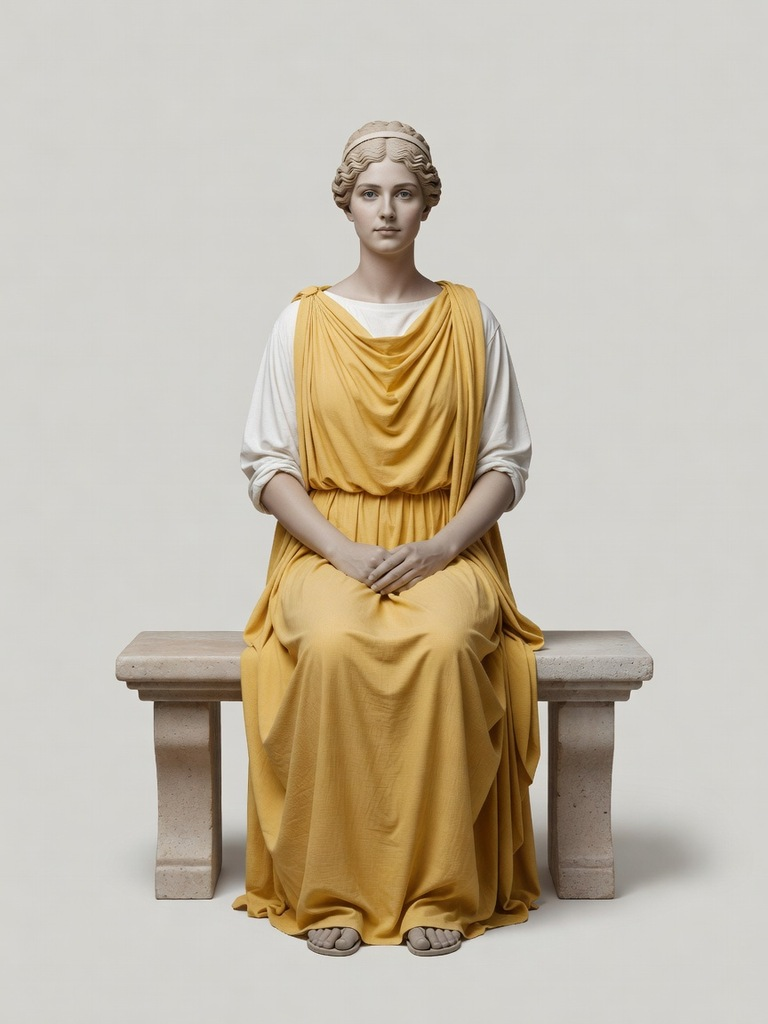
#> input picture games/colosseum/tools/_crowd_src/matron_f1.jpg, 768 x 1024 px
$ python -i concept_plates.py   (imports and definitions only)
#> lines starting #> are read from the running program, lines starting #| are printed output that depends on the picture; after the words box and inside, x2 and y2 are one past the last pixel; in counts of white or black regions, pixels touching at a corner belong together
#> further down, picture is the input picture: shape (1024, 768, 3); mean B, G, R 170.4, 186.6, 196.2
#!/usr/bin/env python3
"""ART 2.0: turn a front/back concept sheet (_design/concept/<id>.webp) into PROJECTION PLATES.

    python3 art/tools/concept_plates.py marund [--erode 9]

The two figures (front on the left half, back on the right) are cut from the painted background
(normalised-convolution background estimate, iterated), the white outline halo is eroded off, and
every background pixel takes the colour of the nearest figure pixel (edge padding), so a model edge
that overhangs the painted silhouette by a few pixels still picks up figure colour. Writes
art/.cache/concept/<id>_{front,back}.png (padded RGB), <id>_mask.png and <id>_plates.json:
{ "size": [W, H], "front": {"cx", "ground", "top"}, "back": {...}, "m_per_px" } where `ground` is the
boot-sole row and `top` the crown row of each figure. Needs numpy, Pillow, scipy (the repo venv).
"""
from __future__ import annotations

import argparse
import json
from pathlib import Path

import numpy as np
from PIL import Image
from scipy import ndimage as nd

HERE = Path(__file__).resolve().parent
ART = HERE.parent
GAME = ART.parent


def figure_mask(im: np.ndarray, thresh: float = 22.0, iters: int = 4) -> np.ndarray:
#> called with thresh = 22, iters = 4
    H, W, _ = im.shape
    border = np.concatenate([im[:, :40], im[:, -40:]], axis=1).mean(axis=1)
#> border = 1024 rows, first 8: [205.9, 210.6, 211.2], [206.1, 210.9, 211.5], [206, 210.7, 211.3], [205.9, 210.7, 211.2], [206.2, 210.8, 211.8], [206.3, 210.9, 211.9], [206.1, 210.7, 211.7], [206.1, 210.7, 211.7]
    bg = np.repeat(border[:, None, :], W, axis=1)
    M = np.linalg.norm(im - bg, axis=2) > 26
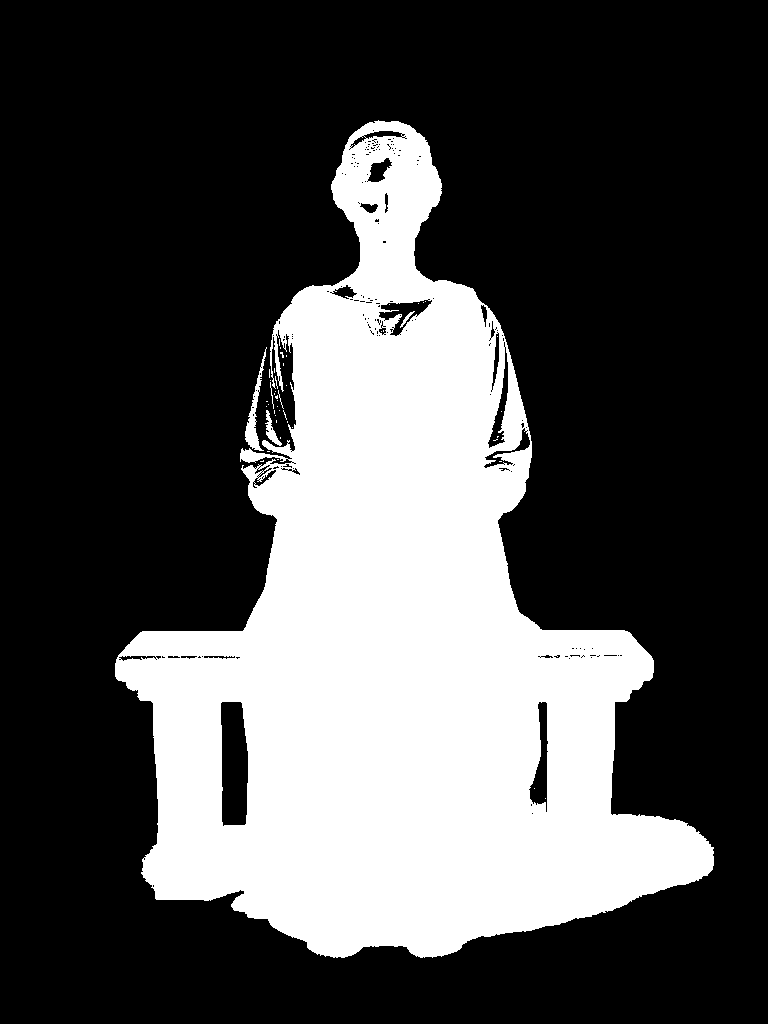
#> M: shape (1024, 768) bool; 30.3% white; 48 white regions (43 under 20 px), largest, box (x1, y1, x2, y2) and area: (115, 120, 714, 958) 237100, (245, 347, 267, 451) 598, (265, 410, 282, 446) 208, (400, 311, 415, 328) 56, (270, 382, 274, 409) 28
    M = nd.binary_dilation(M, iterations=25)
#> M: shape (1024, 768) bool; 39.7% white; 1 white region, box (x1, y1, x2, y2) and area: (90, 95, 739, 983) 311971
    for it in range(iters):
        w = (~M).astype(np.float32)
        num = np.stack([nd.gaussian_filter(im[..., c] * w, 50) for c in range(3)], -1)
        den = nd.gaussian_filter(w, 50)[..., None] + 1e-6
        d = np.linalg.norm(im - num / den, axis=2)
        M = nd.binary_fill_holes(nd.binary_opening(d > thresh, iterations=2))
        lbl, n = nd.label(M)
        sizes = nd.sum(M, lbl, range(1, n + 1))
        M = np.isin(lbl, np.argsort(sizes)[::-1][:2] + 1)
        if it < iters - 1:
            M = nd.binary_dilation(M, iterations=12)
#> this loop made 4 passes
#> (n, sizes) on passes 1 to 4: (7, [243391, 79, 614, 55, 266, 241, 27]), (8, [243256, 51, 595, 13, 31, 197, 241, 27]), (8, [243260, 51, 595, 13, 31, 201, 241, 27]), (8, [243256, 51, 595, 13, 31, 201, 241, 27])
#> pass 1, in figure_mask, `num = np.stack([nd.gaussian_filter(im[..., c] * w, 50) for c in range(..`:
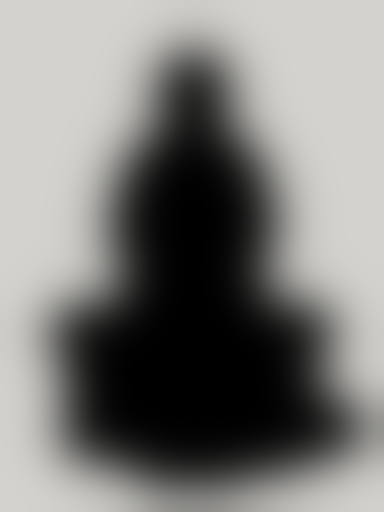
#> num: shape (1024, 768, 3) float32 (shown at 1/2 size); mean B, G, R 124.3, 127.1, 127.6
#> pass 1, in figure_mask, `d = np.linalg.norm(im - num / den, axis=2)`:
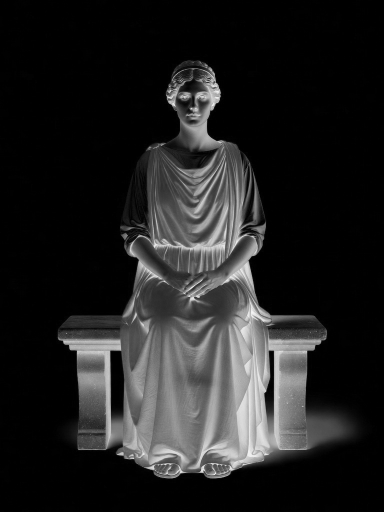
#> d: shape (1024, 768) float32 (shown at 1/2 size); min 0.334, max 357.1, mean 48.1; drawn with min black and max white
#> after the loop:
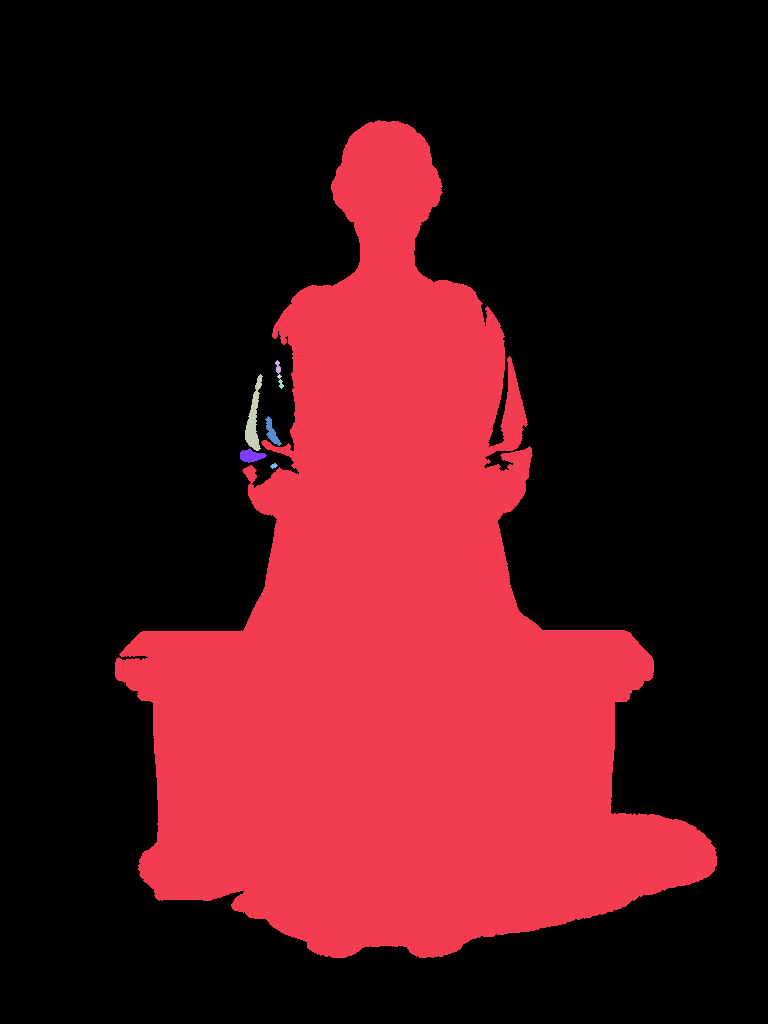
#> lbl: shape (1024, 768) int32; 9 distinct labels, from 0 to 8; one colour per label, 0 black
#> after the loop:
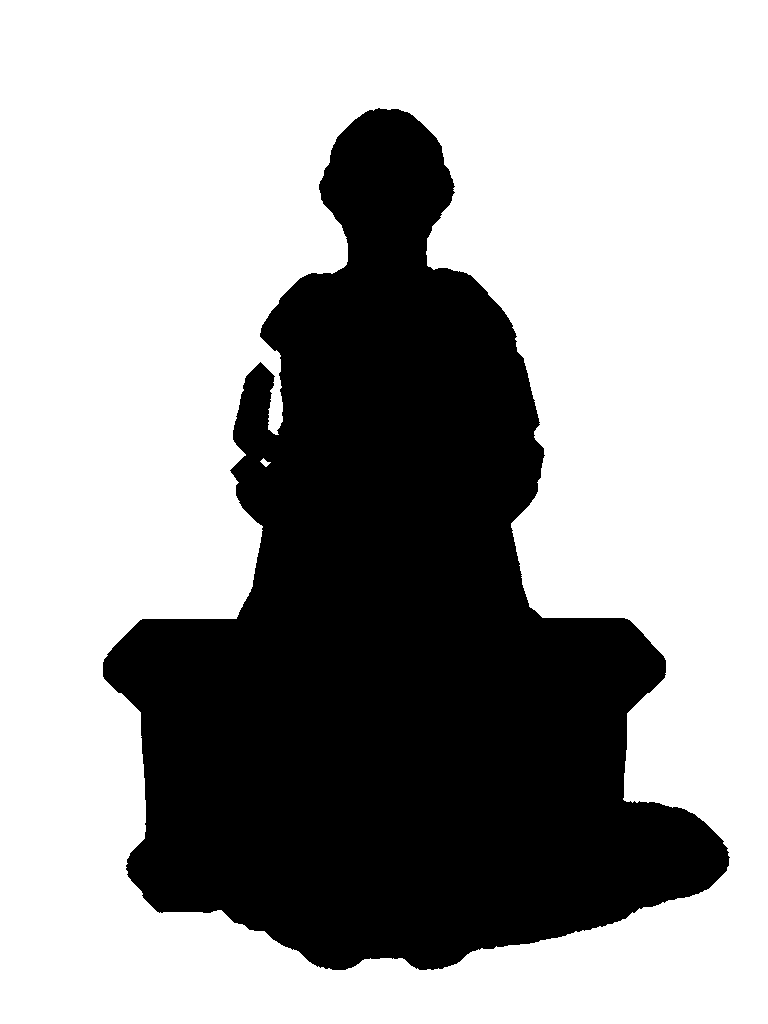
#> w: shape (1024, 768) float32; values 0 (black) and 1 (white), 64.6% white; 1 black region, box (x1, y1, x2, y2) and area: (103, 108, 730, 970) 278275
    return M


# [89 lines left out: function main, not called in this run]


# [2 lines not run here, left out]

>>> import cv2
>>> picture = cv2.imread('../../../colosseum/tools/_crowd_src/matron_f1.jpg')
>>> result = figure_mask(picture)

$ run again, on games/colosseum/tools/_crowd_src/plebs_m2_cheer.jpg
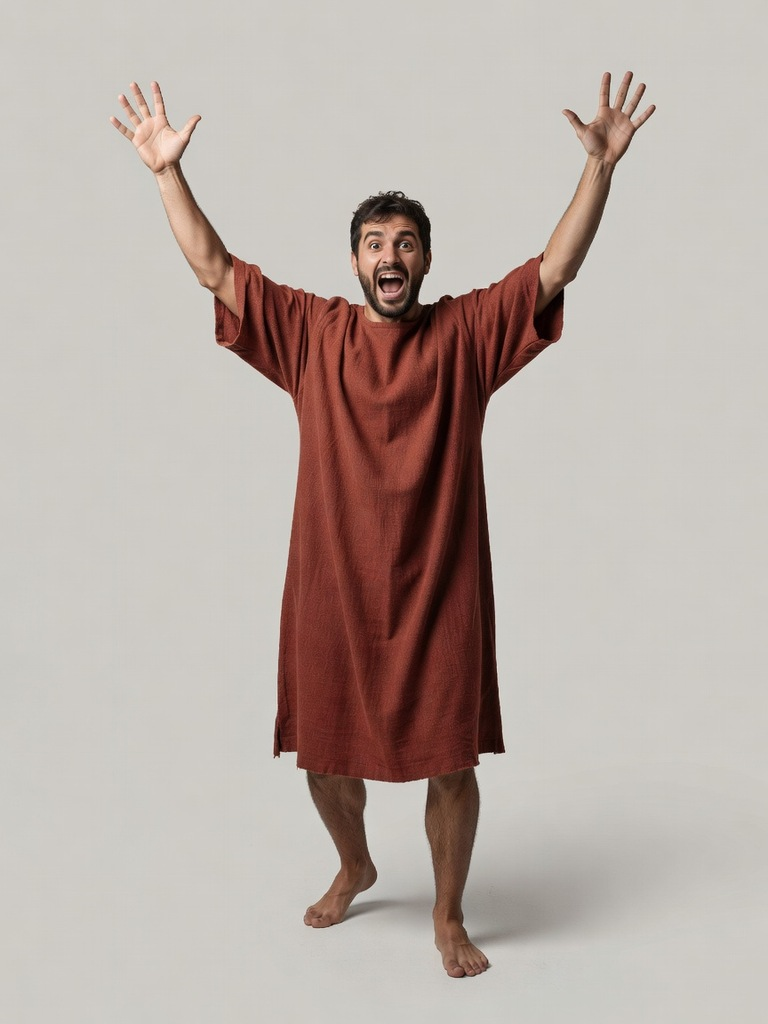
#> input picture games/colosseum/tools/_crowd_src/plebs_m2_cheer.jpg, 768 x 1024 px
#> picture is the input picture: shape (1024, 768, 3); mean B, G, R 167.8, 174, 185.8
#> border = 1024 rows, first 8: [197.2, 203.2, 206.2], [197.3, 203.2, 206.2], [197.3, 203.3, 206.3], [197.3, 203.3, 206.3], [197.2, 203.2, 206.2], [197.2, 203.1, 206.1], [197.3, 203.1, 206.1], [197.4, 203.1, 206.1]
#> in figure_mask, `M = np.linalg.norm(im - bg, axis=2) > 26`:
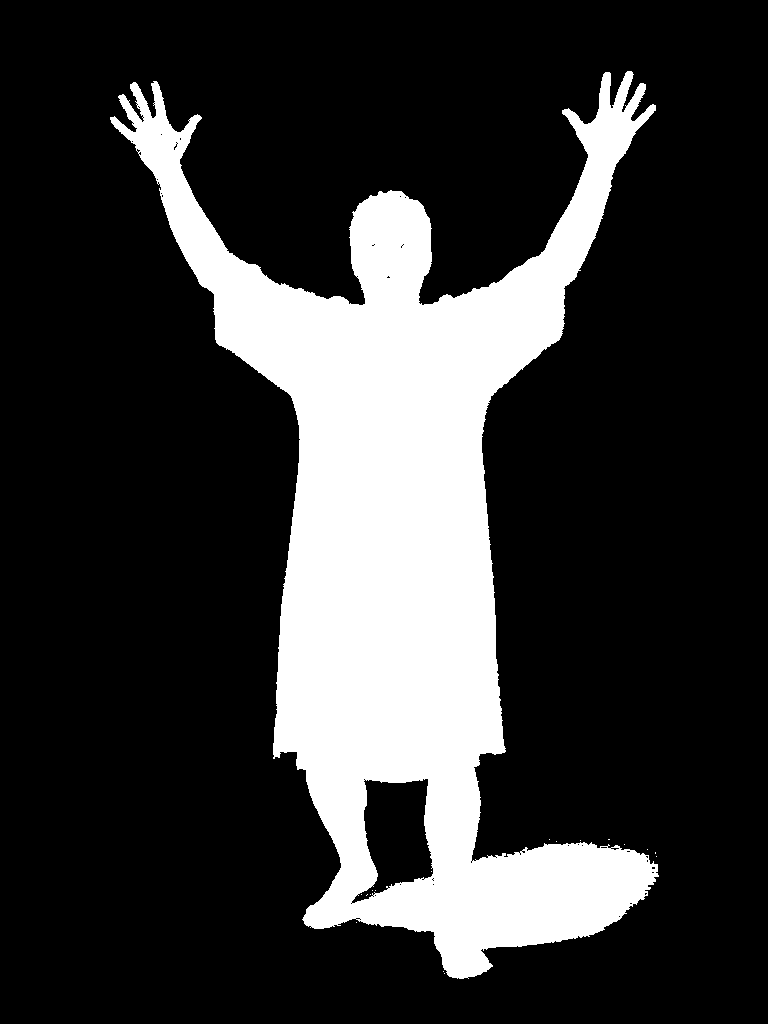
#> M: shape (1024, 768) bool; 21.6% white; 18 white regions (17 under 20 px), largest, box (x1, y1, x2, y2) and area: (110, 71, 659, 979) 169772
#> the loop in figure_mask, `for it in range(iters):` made 4 passes
#> sizes on passes 1 to 4: [176692], [175740], [175410], [175301]
#> after the loop in figure_mask, `for it in range(iters):`:
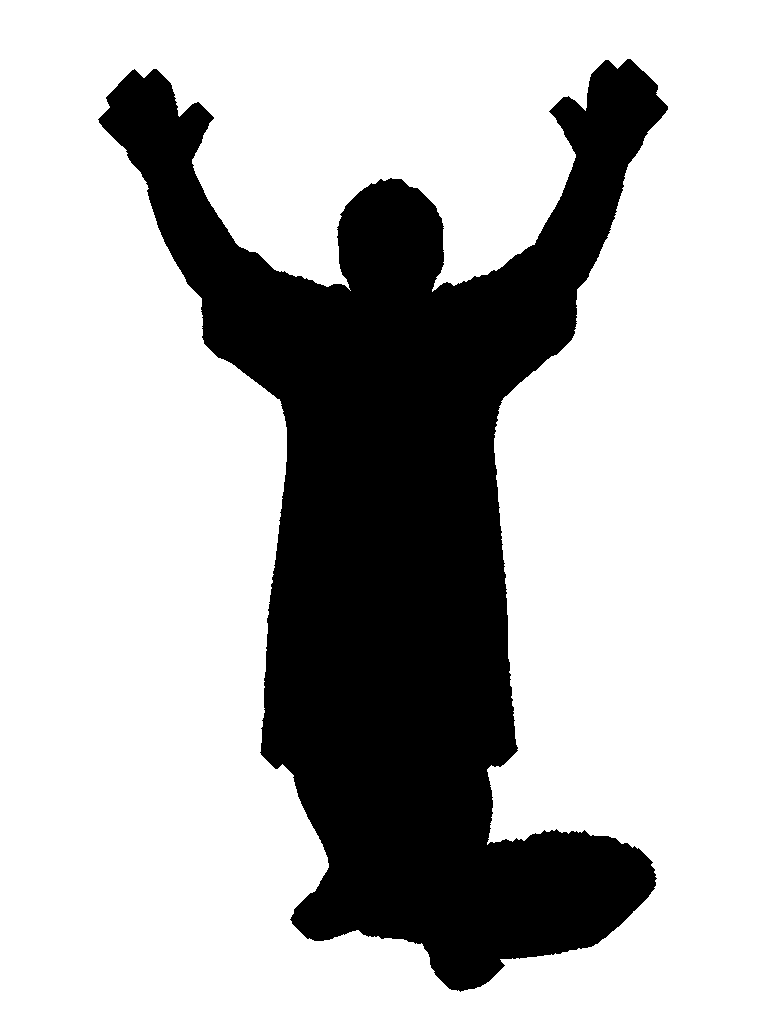
#> w: shape (1024, 768) float32; values 0 (black) and 1 (white), 72.5% white; 1 black region, box (x1, y1, x2, y2) and area: (98, 59, 668, 992) 216281

$ run again, on games/colosseum/tools/_crowd_src/woman_f2_cheer.jpg
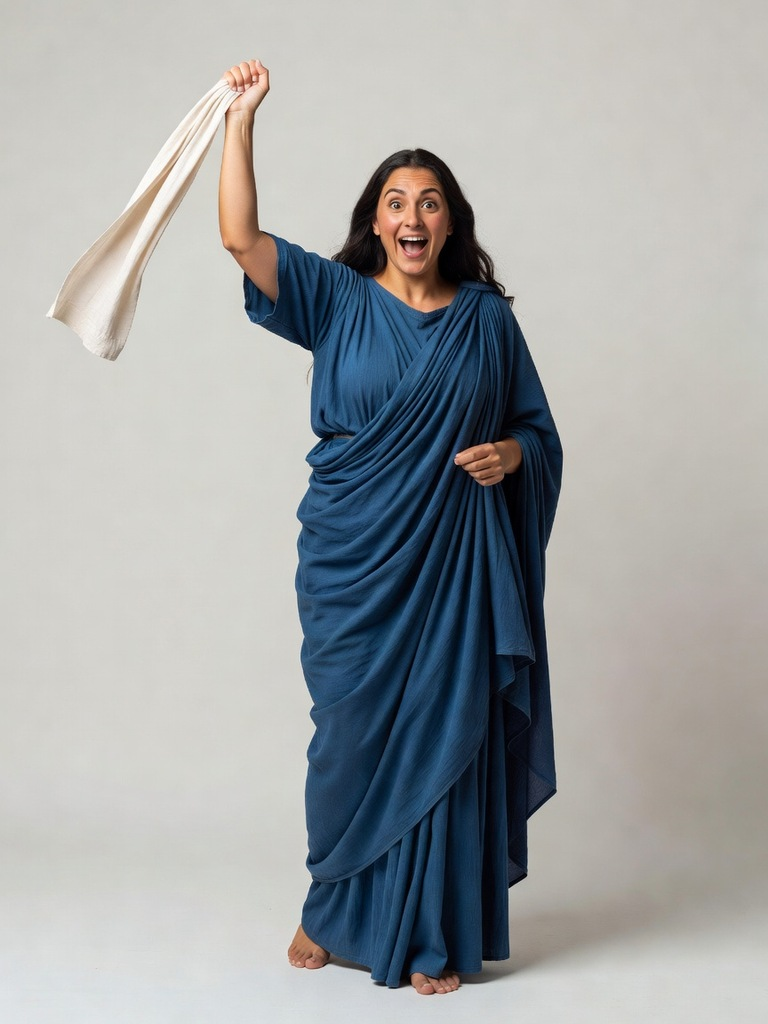
#> input picture games/colosseum/tools/_crowd_src/woman_f2_cheer.jpg, 768 x 1024 px
#> picture is the input picture: shape (1024, 768, 3); mean B, G, R 166, 165.7, 163.2
#> border = 1024 rows, first 8: [188.6, 194.7, 196.7], [188.6, 194.7, 196.7], [188.6, 194.7, 196.8], [188.7, 194.8, 196.9], [188.6, 194.7, 196.8], [188.7, 194.7, 196.8], [188.6, 194.8, 196.6], [188.7, 194.8, 196.6]
#> the loop in figure_mask, `for it in range(iters):` made 4 passes
#> (n, sizes) on passes 1 to 4: (9, [287379, 24, 26, 21913, 13, 28, 13, 13, 13]), (5, [246627, 137, 2888, 24, 18]), (5, [239617, 13, 31, 89, 33]), (4, [232733, 42, 18, 27])
#> after the loop in figure_mask, `for it in range(iters):`:
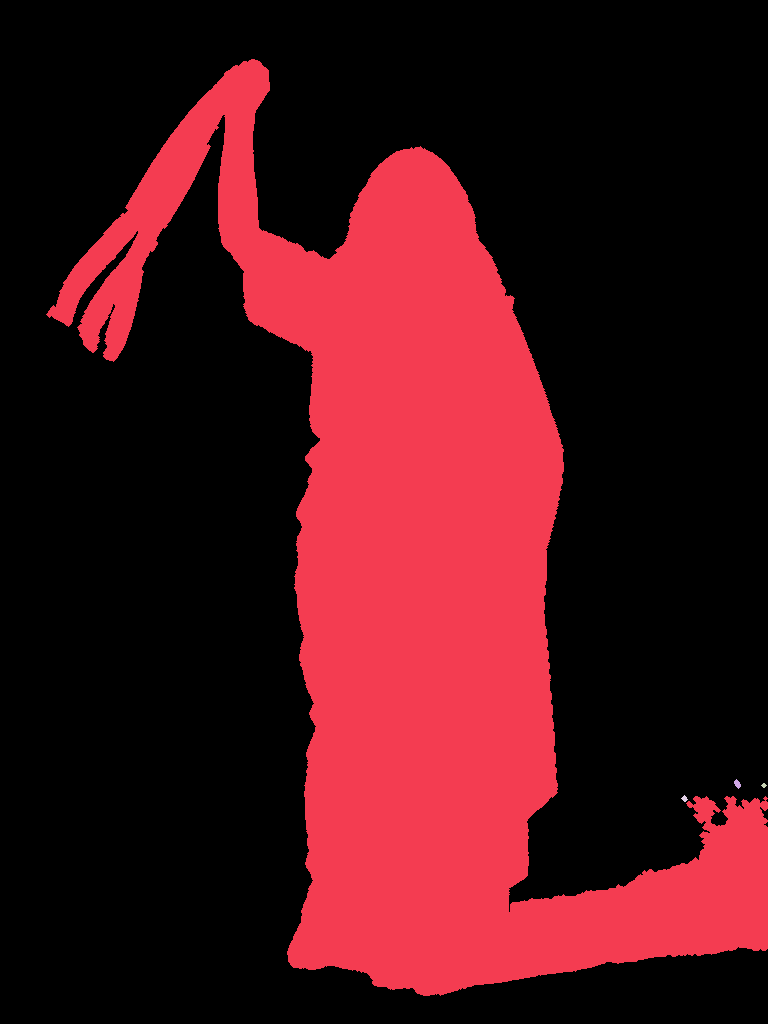
#> lbl: shape (1024, 768) int32; 5 distinct labels, from 0 to 4; one colour per label, 0 black
#> after the loop in figure_mask, `for it in range(iters):`:
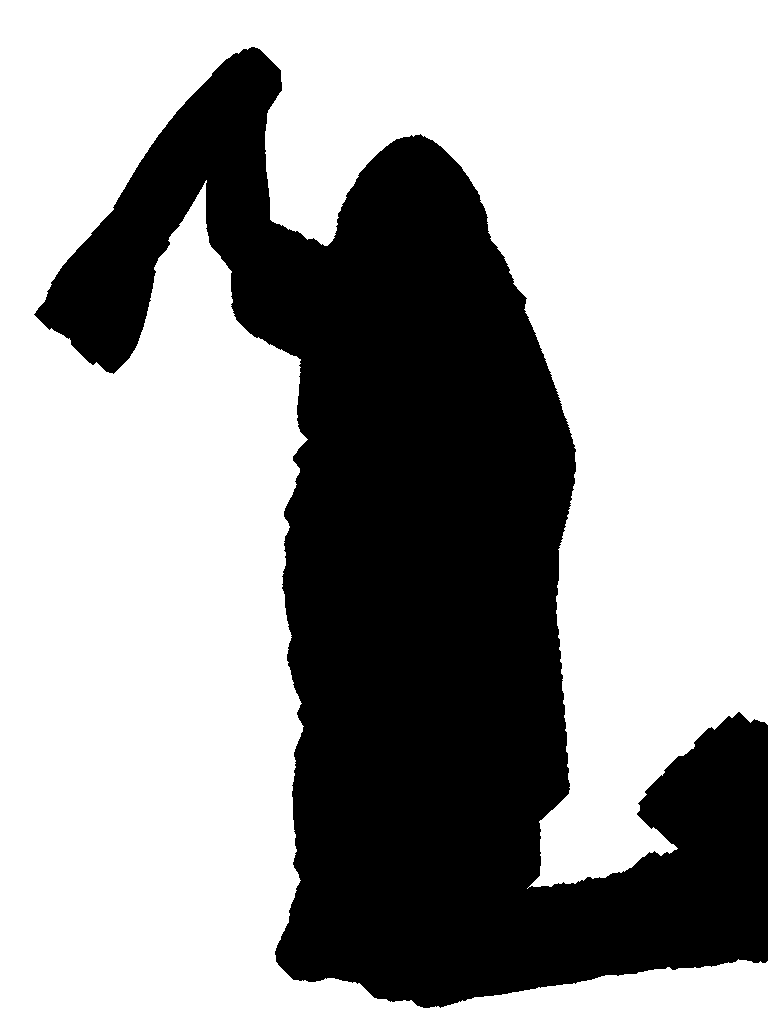
#> w: shape (1024, 768) float32; values 0 (black) and 1 (white), 64% white; 1 black region, box (x1, y1, x2, y2) and area: (34, 47, 768, 1008) 283116
